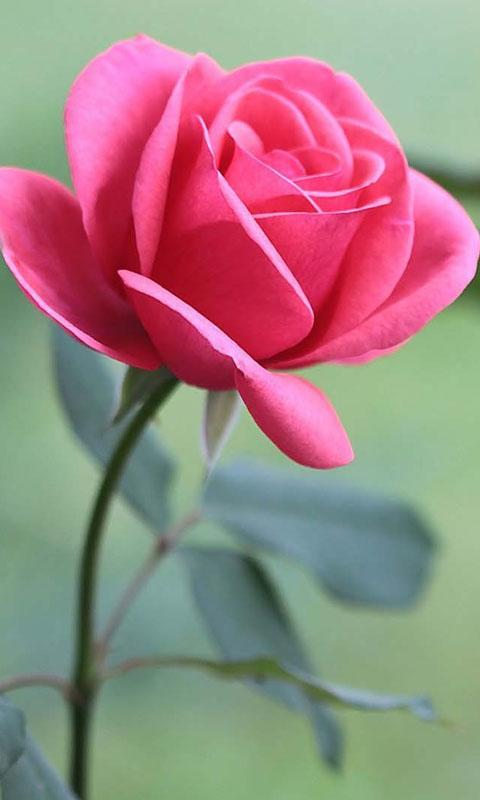
#> input picture 24-7-2020_Task_Atharva_Deshpande/rose_flower.jpg, 480 x 800 px, found by its file name
$ python task2.py
#> lines starting #> are read from the running program, lines starting #| are printed output that depends on the picture; after the words box and inside, x2 and y2 are one past the last pixel; in counts of white or black regions, pixels touching at a corner belong together
import cv2
import numpy as np

original= cv2.imread(r'C:\Users\Atharva\Downloads\rose_flower.jpg')
#> original is the input picture: shape (800, 480, 3); mean B, G, R 130.5, 131.1, 159

res = cv2.resize(original,(640,400))
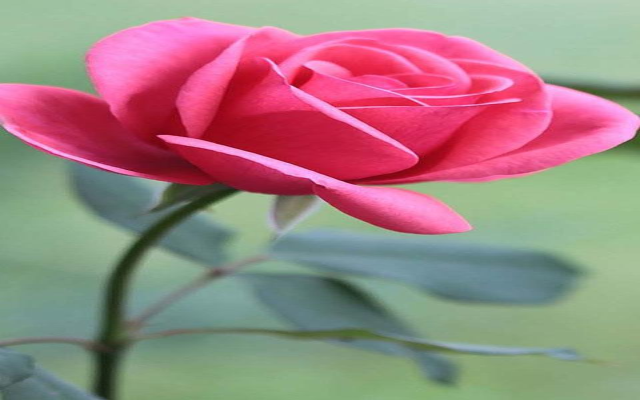
#> res: shape (400, 640, 3); mean B, G, R 130.5, 131.1, 159
res1 = cv2.resize(original,(640,400))


bgrl = np.array([90,0,120],np.uint8)
bgrh = np.array([215,255,255],np.uint8)
mask = cv2.inRange(res1,bgrl,bgrh)
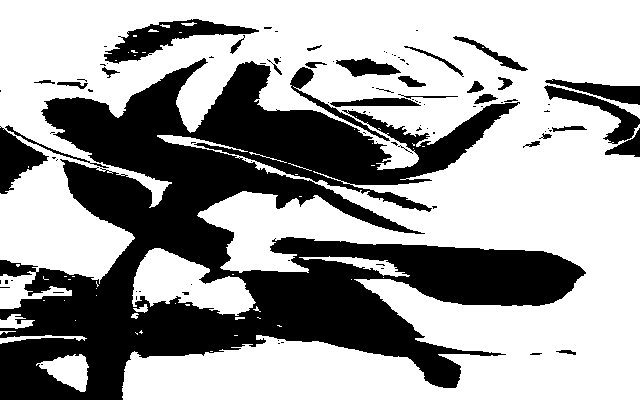
#> mask: shape (400, 640); 62.7% white; 101 black regions (69 under 20 px), largest, box (x1, y1, x2, y2) and area: (0, 58, 586, 400) 84127, (104, 19, 259, 64) 2456, (0, 126, 49, 194) 1581


kernel = np.array(([0,0,0],[0,1,0],[0,0,0]),np.uint8)
filt = cv2.filter2D(mask,-1,kernel)
avr = cv2.blur(mask,(5,5))
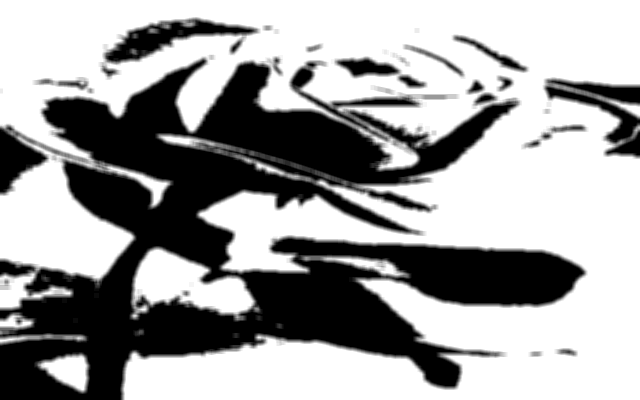
#> avr: shape (400, 640); min 0, max 255, mean 159.8
gau = cv2.GaussianBlur(mask,(5,5),0)
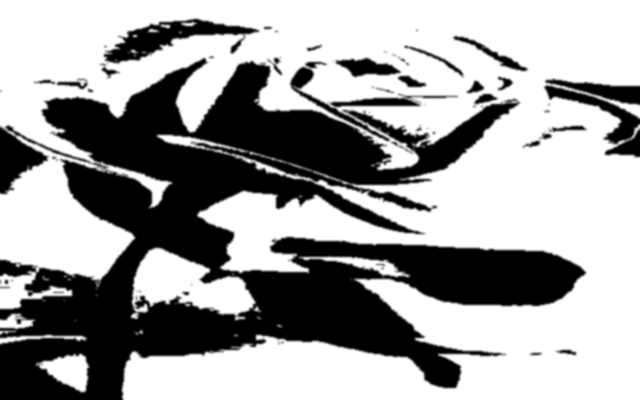
#> gau: shape (400, 640); min 0, max 255, mean 159.8
median = cv2.medianBlur(mask,5)
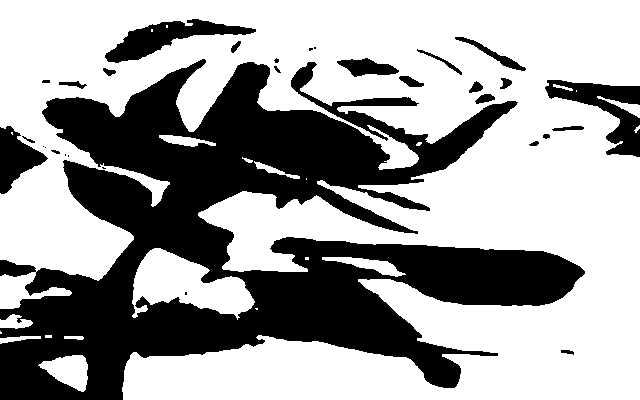
#> median: shape (400, 640); 62.7% white; 31 black regions (9 under 20 px), largest, box (x1, y1, x2, y2) and area: (0, 59, 585, 400) 86242, (545, 80, 640, 157) 2873, (105, 19, 256, 63) 2516
bilat = cv2.bilateralFilter(mask,3,75,75)

cv2.imshow("Masked",mask)
cv2.imshow("Blurred",filt)
cv2.imshow("Average",avr)
cv2.imshow("Gaussian",gau)
cv2.imshow("Median",median)
cv2.imshow("Bilateral",bilat)

cv2.imwrite("Masked.jpg",mask)
cv2.imwrite("Blurred.jpg",filt)
cv2.imwrite("Average.jpg",avr)
cv2.imwrite("Gaussian.jpg",gau)
cv2.imwrite("Median.jpg",median)
cv2.imwrite("Bilateral.jpg",bilat)

pot_i = cv2.imread(r'C:\Users\Atharva\Downloads\yellow_flower.jpg')
#> (the run stopped early here; a loop or call above may not have finished)
